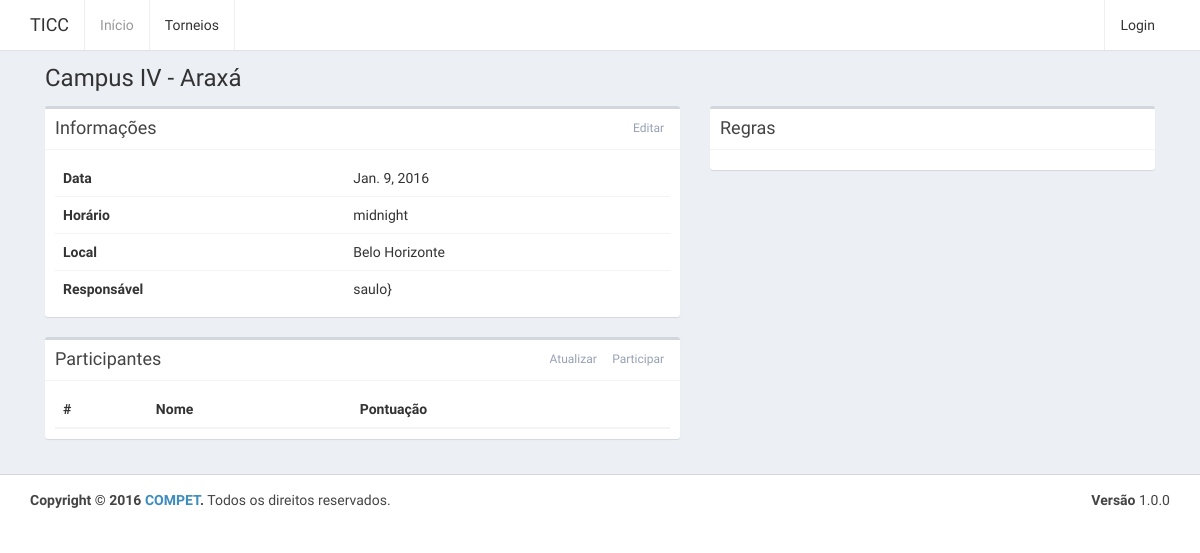
Screenshot of /jogos/1 with the database file from the repository.
### website/models.py (models this page shows, shortened)
class Jogo(models.Model):
	competicao = models.ForeignKey(Competicao, on_delete=models.CASCADE, related_name="jogos")
	campus = models.ForeignKey(Campus, on_delete=models.CASCADE)
	responsavel = models.ForeignKey(User)
	inicio = models.DateTimeField()
	termino = models.DateTimeField()
	local = models.CharField(max_length=255)
	participantes = models.ManyToManyField(User, related_name='jogos')
	intercampi = models.BooleanField(default=False)
	def __str__(self):
		return self.campus.__str__()

class Campus(models.Model):
	cidade = models.CharField(max_length=255)
	numero = models.CharField(max_length=2)
	def __str__(self):
		return 'Campus ' + self.numero + ' - ' + self.cidade

### website/views.py (the view)
# urls.py: url(r'jogos/(?P<pkJogo>[0-9]+)$', views.jogos_detalhes),
def jogos_detalhes(request, pkJogo):
	context = {
		'jogo': get_object_or_404(Jogo, pk=pkJogo),
	}
	return render(request, 'jogos-detalhes.html', context)

### templates/jogos-detalhes.html
{% extends "base.html" %}
{% block content-title %}
    {{ jogo }}
{% endblock content-title %}
{% block breadcrumb %}
    {% include "breadcrumb.html" %}
{% endblock breadcrumb %}
{% block content %}
	<div class="row">
		<div class="col-md-7">
			{% include "jogos-detalhes-informacoes.html" %}
			{% include "jogos-detalhes-participantes.html" %}
		</div>
		<div class="col-md-5">
			{% include "jogos-detalhes-regras.html" %}
		</div>
	</div>
{% endblock content %}

### templates/jogos-detalhes-informacoes.html
<div class="box">
    <div class="box-header with-border">
        <h3 class="box-title">Informações</h3>
        <div class="box-tools pull-right">
            <a href="/jogos/editar/{{ jogo.pk }}" class="btn btn-box-tool">Editar</a>
        </div>
    </div>
    <div class="box-body">
        <table class="table">
            <tr class="info-table-first-row">
                <td><b>Data</b></td>
                <td>{{ jogo.inicio.date }}</td>
            </tr>
            <tr>
                <td><b>Horário</b></td>
                <td>{{ jogo.inicio.time }}</td>
            </tr>
            <tr>
                <td><b>Local</b></td>
                <td>{{ jogo.local }}</td>
            </tr>
            <tr>
                <td><b>Responsável</b></td>
                <td>{{ jogo.responsavel }}}</td>
            </tr>
        </table>
    </div>
</div>

### rows the page displays
Jogo: campus.cidade "Campus IV - Araxá", inicio "Jan. 9, 2016", inicio.time "midnight", local "Belo Horizonte", responsavel "saulo"
